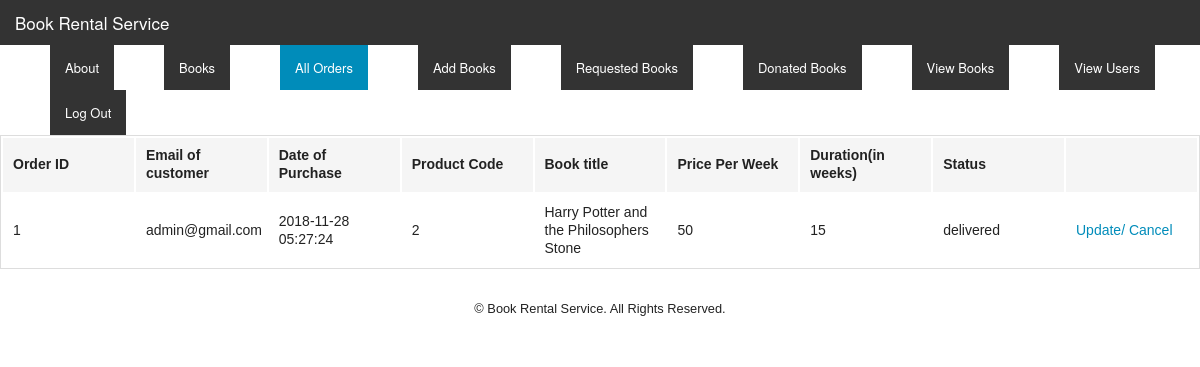
The app's page /orders_admin.php (signed in) with its own data.
### tables this page shows
CREATE TABLE IF NOT EXISTS `orders` (
  `id` int(15) NOT NULL auto_increment,
  `product_code` int NOT NULL,
  `product_name` varchar(255) NOT NULL,
  `price` int(10) NOT NULL,
  `amount` int(15) NOT NULL,
  `date` timestamp  default CURRENT_TIMESTAMP,
  `duration` int,
  `status`  text,
  `email` varchar(255) NOT NULL,
  PRIMARY KEY  (`id`)
);

### orders_admin.php (the view, shortened to what this page needs)
<?php
include 'config.php';
?>
<!doctype html>
<html class="no-js" lang="en">
  <head>
    <link rel="stylesheet" href="css/foundation.css" />
  </head>
  <body>
    <nav class="top-bar" data-topbar role="navigation">
      <ul class="title-area">
        <li class="name">
          <h1><a href="index.php">Book Rental Service</a></h1>
        </li>
      </ul>
      <section class="top-bar-section">
        <ul class="right">
        <li><a href="about.php">About</a></li>
          <li><a href="products.php">Books</a></li>
          <li class="active"><a href="orders.php">All Orders</a></li>
          <?php
          if(isset($_SESSION['username'])){
            echo '<li><a href="add.php">Add Books</a></li>';
            echo '<li><a href="req_admin.php">Requested Books</a></li>';
            echo '<li><a href="donate_admin.php">Donated Books</a></li>';
            echo '<li><a href="view.php">View Books</a></li>';
            echo '<li><a href="users_info.php">View Users</a></li>';
            echo '<li><a href="logout.php">Log Out</a></li>';
          }
          else{
            echo '<li><a href="login.php">Log In</a></li>';
            echo '<li><a href="register.php">Register</a></li>';
          }
          ?>
        </ul>
      </section>
    </nav>
    <div class="col-md-6">
		<table class="table table-bordered table-condensed">
			<thead>
        <th>Order ID</th>
        <th>Email of customer</th>
				<th>Date of Purchase</th>
				<th>Product Code</th>
			   <th>Book title</th>
			    <th>Price Per Week</th>
          <th>Duration(in weeks)</th>
          <th>Status</th>
				<th></th>
			</thead>
			<tbody>
				<?php $result = $mysqli->query("SELECT * from orders "); ?>
				<?php while($books_table = mysqli_fetch_assoc($result)) : ?>
				<tr class="bg-primary">
          <td><?php echo $books_table['id']; ?></td>
          <td><?php echo $books_table['email']; ?></td>
				    <td><?php echo $books_table['date']; ?></td>
					<td><?php echo $books_table['product_code']; ?></td>
				    <td><?php echo $books_table['product_name']; ?></td>
					<td><?php echo $books_table['price']; ?></td>
          <td><?php echo $books_table['duration']; ?></td>
          <td><?php echo $books_table['status']; ?></td>
				    <td>
						<a class ="button4" href="update_order.php?edit=<?php echo $books_table['id'];?>"><i class="fa fa-edit"></i>Update/</a>
                        <a class ="button4" href="orders_admin.php?delete=<?php echo $books_table['id']; ?>"><i class="fa fa-close"></i>Cancel</a>
					</td>
				</tr>
				<?php endwhile; ?>
			</tbody>
		</table>
	</div>
    <div class="row" style="margin-top:10px;">
      <div class="small-12">
        <footer style="margin-top:10px;">
           <p style="text-align:center; font-size:0.8em;">&copy; Book Rental Service. All Rights Reserved.</p>
        </footer>
      </div>
    </div>
  </body>
</html>

### records on screen
orders: id "1", email "admin@gmail.com", date "2018-11-28 05:27:24", product_code "2", product_name "Harry Potter and the Philosophers Stone", price "50", duration "15", status "delivered"
